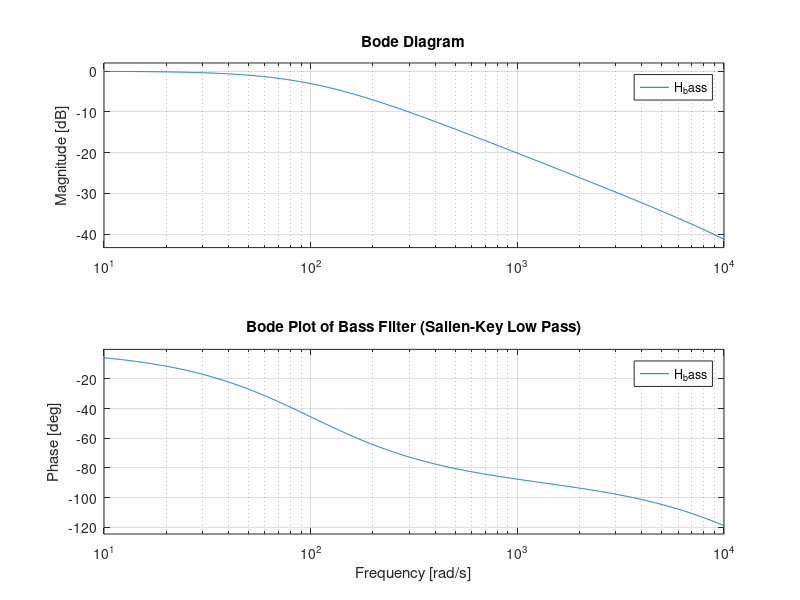

This figure's MATLAB source:
clc;
clear;

% === Bass Filter - Sallen-Key Low Pass ===

% Component values
R4 = 560e3;   % Ohms
R5 = 47e3;   % Ohms
C1 = 1.2e-9;   % Farads
C8 = 18e-9;   % Farads

% Define s-domain variable
s = tf('s');

% Calculate angular cutoff frequency (rad/s)
omega0 = 1 / sqrt(R4 * R5 * C1 * C8);

% Quality factor Q
Q = sqrt(R4 * R5 * C1 * C8) / (R4 * C8 + R5 * C1);

% Convert to cutoff frequency in Hz
f_cutoff = omega0 / (2 * pi);

% Correct way to print to Command Window
fprintf('Bass filter cutoff frequency: %.2f Hz\n', f_cutoff);

% Construct Sallen-Key low-pass transfer function
H_bass = omega0^2 / (s^2 + (omega0/Q)*s + omega0^2);

% Plot Bode magnitude
bode(H_bass, {10, 1e4});
grid on;
title('Bode Plot of Bass Filter (Sallen-Key Low Pass)');
